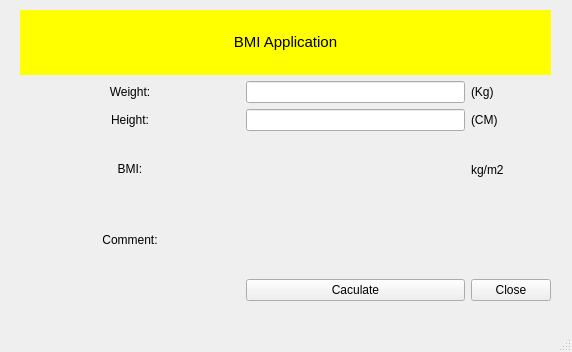
<?xml version="1.0" encoding="UTF-8"?>
<ui version="4.0">
 <class>MainWindow</class>
 <widget class="QMainWindow" name="MainWindow">
  <property name="geometry">
   <rect>
    <x>0</x>
    <y>0</y>
    <width>572</width>
    <height>352</height>
   </rect>
  </property>
  <property name="windowTitle">
   <string>MainWindow</string>
  </property>
  <widget class="QWidget" name="centralwidget">
   <widget class="QWidget" name="gridLayoutWidget">
    <property name="geometry">
     <rect>
      <x>20</x>
      <y>10</y>
      <width>531</width>
      <height>291</height>
     </rect>
    </property>
    <layout class="QGridLayout" name="gridLayout">
     <item row="5" column="1">
      <widget class="QLineEdit" name="line_height"/>
     </item>
     <item row="3" column="1">
      <widget class="QLineEdit" name="line_weight"/>
     </item>
     <item row="6" column="1">
      <widget class="QLabel" name="bmi_label">
       <property name="text">
        <string>&lt;html&gt;&lt;head/&gt;&lt;body&gt;&lt;p&gt;&lt;br/&gt;&lt;/p&gt;&lt;/body&gt;&lt;/html&gt;</string>
       </property>
       <property name="styleSheet">
        <string notr="true">color: blue</string>
       </property>
      </widget>
     </item>
     <item row="7" column="1">
      <widget class="QLabel" name="comment_label">
       <property name="text">
        <string>&lt;html&gt;&lt;head/&gt;&lt;body&gt;&lt;p&gt;&lt;br/&gt;&lt;/p&gt;&lt;/body&gt;&lt;/html&gt;</string>
       </property>
       <property name="styleSheet">
        <string notr="true">color: red</string>
       </property>
      </widget>
     </item>
     <item row="8" column="1">
      <widget class="QPushButton" name="caculatebutton">
       <property name="text">
        <string>Caculate</string>
       </property>
      </widget>
     </item>
     <item row="8" column="2">
      <widget class="QPushButton" name="closebutton">
       <property name="text">
        <string>Close</string>
       </property>
      </widget>
     </item>
     <item row="3" column="0">
      <widget class="QLabel" name="label_4">
       <property name="text">
        <string>&lt;html&gt;&lt;head/&gt;&lt;body&gt;&lt;p align=&quot;center&quot;&gt;&lt;span style=&quot; font-size:9pt;&quot;&gt;Weight:&lt;/span&gt;&lt;/p&gt;&lt;/body&gt;&lt;/html&gt;</string>
       </property>
      </widget>
     </item>
     <item row="5" column="0">
      <widget class="QLabel" name="label_5">
       <property name="text">
        <string>&lt;html&gt;&lt;head/&gt;&lt;body&gt;&lt;p align=&quot;center&quot;&gt;&lt;span style=&quot; font-size:9pt;&quot;&gt;Height:&lt;/span&gt;&lt;/p&gt;&lt;/body&gt;&lt;/html&gt;</string>
       </property>
      </widget>
     </item>
     <item row="6" column="0">
      <widget class="QLabel" name="label_6">
       <property name="text">
        <string>&lt;html&gt;&lt;head/&gt;&lt;body&gt;&lt;p align=&quot;center&quot;&gt;&lt;span style=&quot; font-size:9pt;&quot;&gt;BMI:&lt;/span&gt;&lt;/p&gt;&lt;/body&gt;&lt;/html&gt;</string>
       </property>
      </widget>
     </item>
     <item row="7" column="0">
      <widget class="QLabel" name="label_7">
       <property name="text">
        <string>&lt;html&gt;&lt;head/&gt;&lt;body&gt;&lt;p align=&quot;center&quot;&gt;&lt;span style=&quot; font-size:9pt;&quot;&gt;Comment:&lt;/span&gt;&lt;/p&gt;&lt;/body&gt;&lt;/html&gt;</string>
       </property>
      </widget>
     </item>
     <item row="6" column="2">
      <widget class="QLabel" name="label_8">
       <property name="text">
        <string>kg/m2</string>
       </property>
      </widget>
     </item>
     <item row="5" column="2">
      <widget class="QLabel" name="label_9">
       <property name="text">
        <string>(CM)</string>
       </property>
      </widget>
     </item>
     <item row="3" column="2">
      <widget class="QLabel" name="label_10">
       <property name="text">
        <string>(Kg)</string>
       </property>
      </widget>
     </item>
     <item row="8" column="0">
      <spacer name="horizontalSpacer">
       <property name="orientation">
        <enum>Qt::Horizontal</enum>
       </property>
       <property name="sizeType">
        <enum>QSizePolicy::Expanding</enum>
       </property>
       <property name="sizeHint" stdset="0">
        <size>
         <width>10</width>
         <height>17</height>
        </size>
       </property>
      </spacer>
     </item>
     <item row="1" column="0" colspan="3">
      <widget class="QLabel" name="tittle_BMI">
       <property name="styleSheet">
        <string notr="true">background-color: yellow</string>
       </property>
       <property name="text">
        <string>&lt;html&gt;&lt;head/&gt;&lt;body&gt;&lt;p align=&quot;center&quot;&gt;&lt;span style=&quot; font-size:11pt;&quot;&gt;BMI Application&lt;/span&gt;&lt;/p&gt;&lt;/body&gt;&lt;/html&gt;</string>
       </property>
      </widget>
     </item>
    </layout>
   </widget>
  </widget>
  <widget class="QMenuBar" name="menubar">
   <property name="geometry">
    <rect>
     <x>0</x>
     <y>0</y>
     <width>572</width>
     <height>26</height>
    </rect>
   </property>
  </widget>
  <widget class="QStatusBar" name="statusbar"/>
 </widget>
 <resources/>
 <connections>
  <connection>
   <sender>closebutton</sender>
   <signal>clicked()</signal>
   <receiver>MainWindow</receiver>
   <slot>close()</slot>
   <hints>
    <hint type="sourcelabel">
     <x>492</x>
     <y>313</y>
    </hint>
    <hint type="destinationlabel">
     <x>549</x>
     <y>265</y>
    </hint>
   </hints>
  </connection>
 </connections>
</ui>
